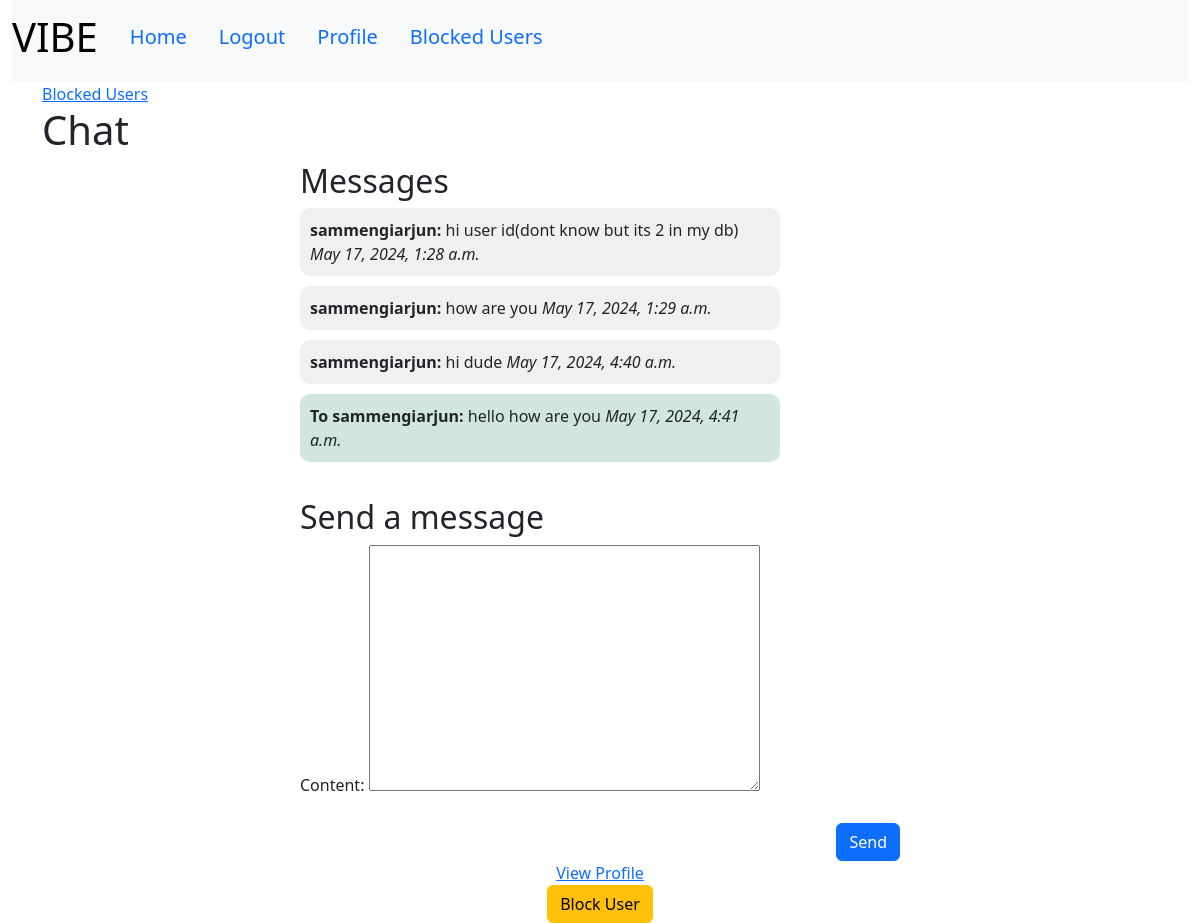
Page /chat/3/ (signed in) on the committed database.
### vibeapp/models.py (models this page shows, shortened)
class Message(models.Model):
    sender = models.ForeignKey(CustomUser, related_name='sent_messages', on_delete=models.CASCADE)
    receiver = models.ForeignKey(CustomUser, related_name='received_messages', on_delete=models.CASCADE)
    content = models.TextField()
    timestamp = models.DateTimeField(default=timezone.now)

class CustomUser(AbstractUser):
    GENDER_CHOICES = [
        ('M', 'Male'),
        ('F', 'Female'),
        ('O', 'Other'),
    ]
    date_of_birth = models.DateField(null=True, blank=True)
    gender = models.CharField(max_length=1, choices=GENDER_CHOICES, null=True, blank=True)
    class_10_school = models.CharField(max_length=255, null=True, blank=True)
    class_10_passing_year = models.IntegerField(null=True, blank=True)
    class_12_school = models.CharField(max_length=255, null=True, blank=True)
    class_12_passing_year = models.IntegerField(null=True, blank=True)
    college_name = models.CharField(max_length=255, null=True, blank=True)
    expected_graduation_year = models.IntegerField(null=True, blank=True)
    groups = models.ManyToManyField(
        "auth.Group",
        verbose_name="groups",
        blank=True,
        related_name="custom_user_set",
        related_query_name="user",
    )
    user_permissions = models.ManyToManyField(
        "auth.Permission",
        verbose_name="user permissions",
        blank=True,
        related_name="custom_user_set",
        related_query_name="user",
    )

### vibeapp/views.py (the view, shortened to what this page needs)
# urls.py: path('chat/<int:user_id>/', views.chat_with_user, name='chat_with_user'),
@login_required
def chat_with_user(request, user_id):
    receiver = get_object_or_404(CustomUser, pk=user_id)
    if BlockedUser.objects.filter(Q(blocker=request.user, blocked=receiver) | Q(blocker=receiver, blocked=request.user)).exists():
        return redirect('home')
    vibe_match, created = VibeMatch.objects.get_or_create(
        user1=min(request.user, receiver, key=lambda u: u.id),
        user2=max(request.user, receiver, key=lambda u: u.id)
    )
    messages = Message.objects.filter(
        (Q(sender=request.user) & Q(receiver=receiver)) |
        (Q(sender=receiver) & Q(receiver=request.user))
    ).order_by('timestamp')
    if request.method == 'POST' and 'send_message' in request.POST:
        form = MessageForm(request.POST)
        if form.is_valid():
            message = form.save(commit=False)
            message.sender = request.user
            message.receiver = receiver
            message.save()
            return redirect('chat_with_user', user_id=user_id)
    else:
        form = MessageForm()
    return render(request, 'chat.html', {
        'receiver': receiver,
        'messages': messages,
        'form': form,
        'user': request.user,
        'receiver_id': user_id,
        'vibe_match': vibe_match,
        'show_profile': vibe_match.matched
    })

### vibeapp/forms.py
class MessageForm(forms.ModelForm):
    class Meta:
        model = Message
        fields = ['content']

### vibeapp/templates/chat.html (shortened to what this page needs)
{% extends 'home.html' %}
{% block body %}
<div class="container">
    <a href="{% url 'blocked_users_list' %}">Blocked Users</a>
    <h1>Chat</h1>
    <div class="chat-container">
        <div class="messages">
            <h2>Messages</h2>
            <ul>
                {% for message in messages %}
                <li class="{% if message.sender == user %}sent{% else %}received{% endif %}">
                    <div class="message-content">
                        <strong>{% if message.sender == user %}To {{ message.receiver.username }}{% else %}{{ message.sender.username }}{% endif %}:</strong> {{ message.content }}
                        <em>{{ message.timestamp }}</em>
                    </div>
                </li>
                {% endfor %}
            </ul>
        </div>
        <div class="send-message">
            <h2>Send a message</h2>
            <form method="post">
                {{ form.as_p }}
                <button type="submit" name="send_message" class="btn btn-primary">Send</button>
            </form>
        </div>
        <div class="vibe-actions">
            {% if not show_profile %}
              <form method="post">
                {% csrf_token %}
                <button type="submit" name="vibe_action" value="vibe_match" class="btn btn-success">Vibe Match</button>
                <button type="submit" name="vibe_action" value="vibe_not_match" class="btn btn-danger">Vibe Not Match</button>
              </form>
            {% else %}
              <a href="{% url 'view_profile' receiver.id %}">View Profile</a>
            {% endif %}
          </div>
        <div class="block-user">
            <form method="post" action="{% url 'block_user' receiver_id %}">
                <button type="submit" class="btn btn-warning">Block User</button>
            </form>
        </div>
    </div>
</div>
{% endblock %}

### vibeapp/templates/home.html (shortened to what this page needs)
{% load static %}
<!DOCTYPE html>
<html lang="en">
<head>
    <link href="https://cdn.jsdelivr.net/npm/bootstrap@5.3.2/dist/css/bootstrap.min.css" rel="stylesheet">
    <link rel="stylesheet" href="{% static 'styles.css' %}">
</head>
<body>
    <div class="container-fluid">
        <div class="row">
            <div class="col">
                <nav class="navbar navbar-expand-lg navbar-light bg-light">
                    <a class="navbar-brand" href=""><h1 class="brand">VIBE</h1></a>
                    <div class="collapse navbar-collapse" id="navbarSupportedContent">
                        <ul class="nav">
                            <li class="nav-item">
                                <a class="nav-link" href="{% url 'home' %}"><h5>Home</h5></a>
                            </li>
                            {% if user.is_authenticated %}
                            <li class="nav-item">
                                <a class="nav-link" href="{% url 'logout' %}"><h5>Logout</h5></a>
                            </li>
                            <li class="nav-item">
                                <a class="nav-link" href="{% url 'view_profile' %}"><h5>Profile</h5></a>
                            </li>
                            <li class="nav-item">
                                <a class="nav-link" href="{% url 'blocked_users_list' %}"><h5>Blocked Users</h5></a>
                            </li>
                            {% else %}
                            <li class="nav-item">
                                <a class="nav-link" href="{% url 'login' %}"><h5>Login</h5></a>
                            </li>
                            {% endif %}
                        </ul>
                    </div>
                </nav>
            </div>
        </div>
    </div>
    {% block body %}{% endblock %}
</body>
</html>

### vibeapp/static/styles.css (style rules this page uses)
.chat-container { display: flex; flex-direction: column; align-items: center; }
.messages { width: 100%; max-width: 600px; margin-bottom: 20px; }
.messages ul { list-style-type: none; padding: 0; }
.messages li { margin-bottom: 10px; }
.message-content { padding: 10px; border-radius: 10px; max-width: 80%; word-wrap: break-word; }
.received .message-content { background-color: #f1f0f0; align-self: flex-start; }
.sent .message-content { background-color: #d1e7dd; align-self: flex-end; }
.send-message { width: 100%; max-width: 600px; }
.send-message form { display: flex; flex-direction: column; }
.send-message button { align-self: flex-end; margin-top: 10px; }

### rows in the picture
Message: sender.username "sammengiarjun", content "hi user id(dont know but its 2 in my db)", timestamp "May 17, 2024, 1:28 a.m."
Message: sender.username "sammengiarjun", content "how are you", timestamp "May 17, 2024, 1:29 a.m."
Message: sender.username "sammengiarjun", content "hi dude", timestamp "May 17, 2024, 4:40 a.m."
Message: receiver.username "sammengiarjun", content "hello how are you", timestamp "May 17, 2024, 4:41 a.m."
